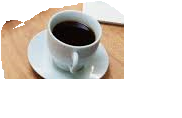
#> input picture code/desk1.png, 182 x 118 px
$ python bfm1.py
#> lines starting #> are read from the running program, lines starting #| are printed output that depends on the picture
import numpy as np
import cv2 as cv
import matplotlib.pyplot as plt
img1 = cv.imread('desk1.png',cv.IMREAD_GRAYSCALE)          # queryImage
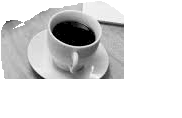
#> img1: shape (118, 182); min 0, max 255, mean 218.6
img2 = cv.imread('desk.png',cv.IMREAD_GRAYSCALE) # trainImage
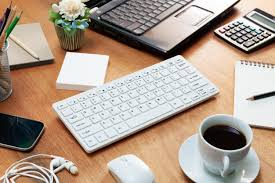
#> input picture code/desk.png, 275 x 183 px
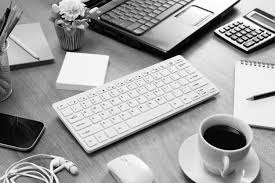
#> img2: shape (183, 275); min 0, max 255, mean 160.8
# Initiate SIFT detector
sift = cv.SIFT_create()
# find the keypoints and descriptors with SIFT
kp1, des1 = sift.detectAndCompute(img1,None)
#> kp1 = 55 keypoints; strongest (x, y, size): (71, 32, 23.2), (38, 76, 4.2), (122, 26, 2.8), (103, 78, 2.3)
kp2, des2 = sift.detectAndCompute(img2,None)
#> kp2 = 373 keypoints; strongest (x, y, size): (223, 136, 21.8), (55, 167, 2.5), (230, 13, 8.6), (229, 39, 2.4)
# BFMatcher with default params
bf = cv.BFMatcher()
matches = bf.knnMatch(des1,des2,k=2)
#> matches = 55 matches
# Apply ratio test
good = []
for m,n in matches:
    if m.distance < 0.75*n.distance:
        good.append([m])
#> this loop made 55 passes
#> after the loop, good = 22 matches
# cv.drawMatchesKnn expects list of lists as matches.
img3 = cv.drawMatchesKnn(img1,kp1,img2,kp2,good,None,flags=cv.DrawMatchesFlags_NOT_DRAW_SINGLE_POINTS)
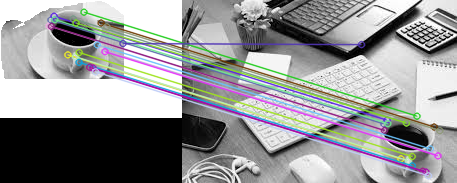
#> img3: shape (183, 457, 3); mean of channels 0, 1, 2 149.3, 148.5, 147.7; drawn as B, G, R
plt.imshow(img3),plt.show()
